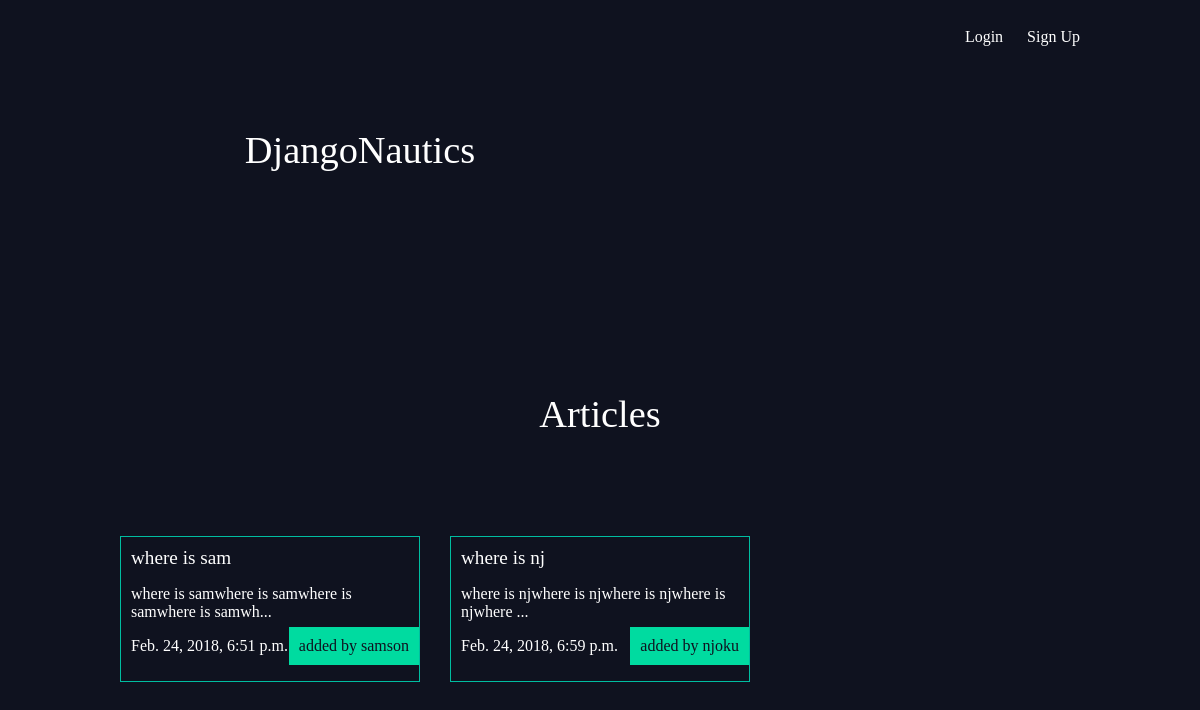
The app's page /articles/ with its own data.
### articles/models.py (models this page shows, shortened)
class Article(models.Model):
	title = models.CharField(max_length = 100)
	slug = models.SlugField()
	body = models.TextField()
	date = models.DateTimeField(auto_now_add = True)
	thumb = models.ImageField(default = 'default.png', blank = True)
	author = models.ForeignKey(User, default = None, on_delete = models.SET_DEFAULT)
	def snippet(self):
		return self.body[:50] + "..."

### articles/views.py (the view)
# urls.py: path('', views.article_list, name = 'list'),
def article_list(request):
	articles = Article.objects.all().order_by('date')
	return render(request, 'articles/article_list.html', {'articles': articles})

### articles/templates/articles/article_list.html
{%extends 'base_layout.html'%}
	{% block content %}
		<h1>Articles</h1>
		<div class="articles">
			{% for article in articles %}
				<div class="article">
					<h2><a href="{% url 'articles:detail' slug=article.slug %}">{{article.title}}</a></h2>
					<p>{{article.snippet}}</p>
					<p>{{article.date}}</p>
					<p class="author">added by {{article.author.username}}</p>
				</div>
			{% endfor %}
		</div>
	{% endblock %}

### assets/style.css (style rules this page uses)
body { background-color: #0f121f; color: #fff; }
body * { font-family: tahoma; }
h1, h2, h3, h4 { font-weight: normal; margin: 0 }
a, a:hover, a:visited { color: #fff; text-decoration: none; }
div.wrapper h1 { text-align: center; margin: 100px auto; font-size: 2.4em; }
.articles { display:grid; grid-template-columns: 1fr 1fr 1fr; grid-gap: 30px; }
.article { padding:10px; border: 1px solid #00bda0; position: relative; }
.article h2 { font-size: 1.2em; }
.article .author { padding: 10px; background: #00dba0; position: absolute; right: 0; bottom: 0; color: #0f121f; }

### records on screen
Article: title "where is sam", snippet "where is samwhere is samwhere is samwhere is samwh...", date "Feb. 24, 2018, 6:51 p.m.", author.username "samson"
Article: title "where is nj", snippet "where is njwhere is njwhere is njwhere is njwhere ...", date "Feb. 24, 2018, 6:59 p.m.", author.username "njoku"
